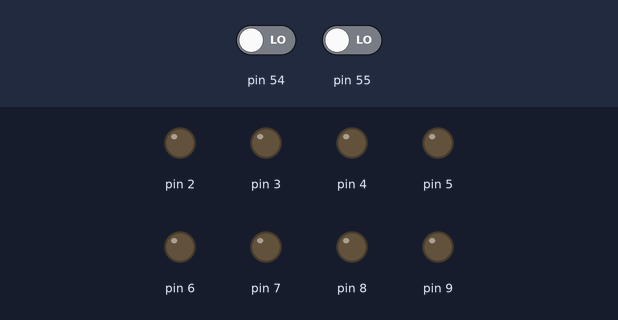
This sketch was run on a simulated Arduino Mega 2560, built with avr-gcc and run on an emulated ATmega2560. Parts: output pins drawn as LEDs (lit = HIGH). Dashed ring = blinking. Inputs (shaded band) come from the test bench; at power-on: pin 54 LOW, pin 55 LOW.

Above: at 1.8 s.
1.9 s: pin 54 driven HIGH
At 2.4 s:
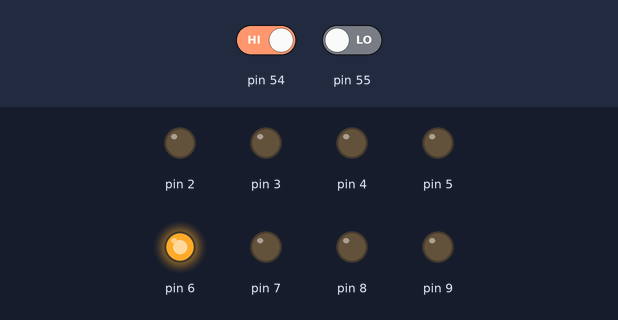
4.9 s: pin 54 driven LOW
At 6.0 s:
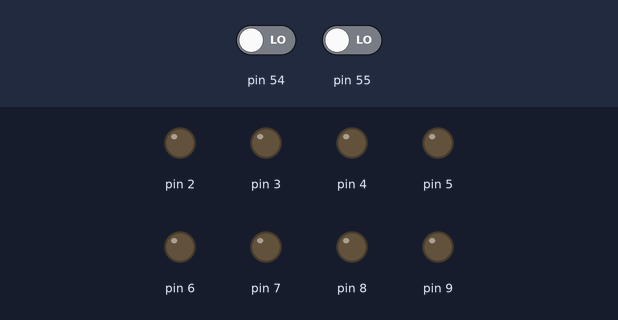
6.5 s: pin 54 driven HIGH
At 8.9 s:
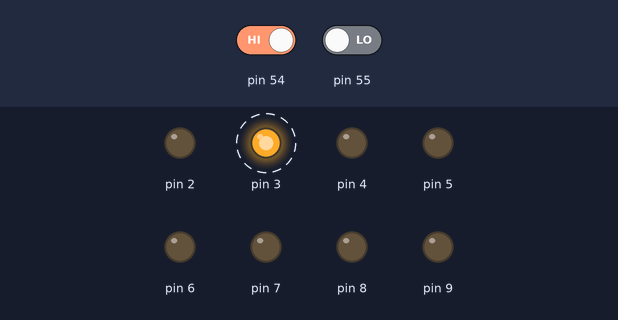
9.5 s: pin 55 driven HIGH
Timing chart, 0 to 13.5 s (numbered marks = the images above; inputs shaded):
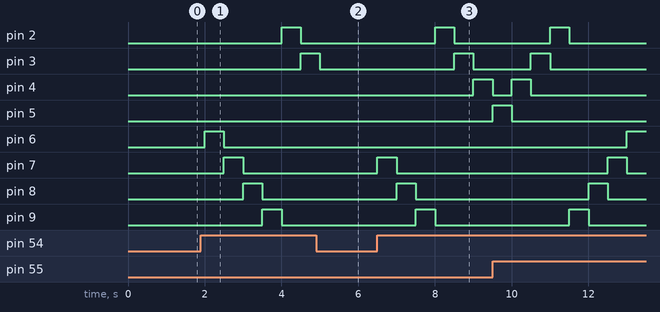

The sketch:

TC301_Lumi_re_clignotante.ino
```cpp
#include <SPI.h>
#include <Controllino.h>

//
// Tâche : TC301_Lumière_clignotante
//

// Définition des variables

int iCompteur = 0;  // compteur de 0 à 7
bool bAllume;      // true-Allumé, false-Éteint
bool bDirection;   // false-droite, true-gauche

//
// Configuration
//
void setup() {

  pinMode(CONTROLLINO_A0, INPUT);
  pinMode(CONTROLLINO_A1, INPUT);

  pinMode(CONTROLLINO_D0, OUTPUT);
  pinMode(CONTROLLINO_D1, OUTPUT);
  pinMode(CONTROLLINO_D2, OUTPUT);
  pinMode(CONTROLLINO_D3, OUTPUT);
  pinMode(CONTROLLINO_D4, OUTPUT);
  pinMode(CONTROLLINO_D5, OUTPUT);
  pinMode(CONTROLLINO_D6, OUTPUT);
  pinMode(CONTROLLINO_D7, OUTPUT);
}

//
// Boucle
//
void loop() {

  // Vérifier si le compteur dépasse 7
  if (iCompteur == 8)
    iCompteur = 0;

  // Vérifier si le compteur est inférieur à 0
  if (iCompteur == -1)
    iCompteur = 7;

  // Compteur allumé/éteint
  if (digitalRead(CONTROLLINO_A0) == HIGH)
    bAllume = true;
  else
    bAllume = false;

  // Direction du compteur
  if (digitalRead(CONTROLLINO_A1) == HIGH)
    bDirection = true;
  else
    bDirection = false;

  // iCompteur = 0
  if (bAllume && (iCompteur == 0))
    digitalWrite(CONTROLLINO_D0, HIGH);
  else
    digitalWrite(CONTROLLINO_D0, LOW);

  // iCompteur = 1
  if (bAllume && (iCompteur == 1))
    digitalWrite(CONTROLLINO_D1, HIGH);
  else
    digitalWrite(CONTROLLINO_D1, LOW);

  // iCompteur = 2
  if (bAllume && (iCompteur == 2))
    digitalWrite(CONTROLLINO_D2, HIGH);
  else
    digitalWrite(CONTROLLINO_D2, LOW);

  // iCompteur = 3
  if (bAllume && (iCompteur == 3))
    digitalWrite(CONTROLLINO_D3, HIGH);
  else
    digitalWrite(CONTROLLINO_D3, LOW);

  // iCompteur = 4
  if (bAllume && (iCompteur == 4))
    digitalWrite(CONTROLLINO_D4, HIGH);
  else
    digitalWrite(CONTROLLINO_D4, LOW);

  // iCompteur = 5
  if (bAllume && (iCompteur == 5))
    digitalWrite(CONTROLLINO_D5, HIGH);
  else
    digitalWrite(CONTROLLINO_D5, LOW);

  // iCompteur = 6
  if (bAllume && (iCompteur == 6))
    digitalWrite(CONTROLLINO_D6, HIGH);
  else
    digitalWrite(CONTROLLINO_D6, LOW);

  // iCompteur = 7
  if (bAllume && (iCompteur == 7))
    digitalWrite(CONTROLLINO_D7, HIGH);
  else
    digitalWrite(CONTROLLINO_D7, LOW);

  delay(500);

  // Définir la nouvelle valeur de iCompteur
  if (bDirection == false)
    iCompteur++;
  else
    iCompteur--;

}
```

Measured:
- after the input at 1.9 s, pin 2: LOW → HIGH after 2.1 s, → LOW 0.50 s later; pin 3: LOW → HIGH after 2.6 s; pin 6: LOW → HIGH after 0.10 s, → LOW 0.50 s later; pin 7: LOW → HIGH after 0.60 s, → LOW 0.50 s later; pin 8: LOW → HIGH after 1.1 s, → LOW 0.50 s later
- after the input at 4.9 s, pin 4: stays LOW (without the input it goes to HIGH after 0.10 s); pin 5: stays LOW (without the input it goes to HIGH after 0.60 s); pin 6: stays LOW (without the input it goes to HIGH after 1.1 s)
- after the input at 6.5 s, pin 2: LOW → HIGH after 1.5 s, → LOW 0.50 s later; pin 3: LOW → HIGH after 2.0 s, → LOW 0.50 s later; pin 4: LOW → HIGH after 2.5 s; pin 7: LOW → HIGH at once, → LOW 0.50 s later; pin 8: LOW → HIGH after 0.50 s, → LOW 0.50 s later
